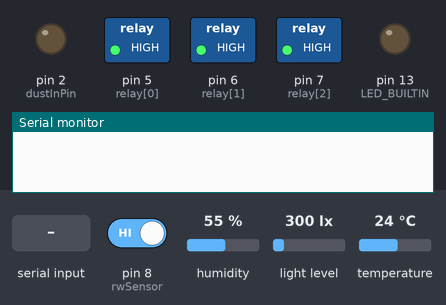
The sketch below on a simulated Arduino Uno, built with avr-gcc and run on an emulated ATmega328P. Shown: switched loads named in the sketch (green lamp = pin HIGH), output pins drawn as LEDs (lit = HIGH), the last lines printed to the serial monitor. Inputs (shaded band) come from the test bench; at power-on: pin 8 (rwSensor) HIGH, humidity 55 %, light level 300 lx, temperature 24 °C.

Above: at 1.2 s.
1.3 s: "x: get\n" received over Serial
At 2.0 s:
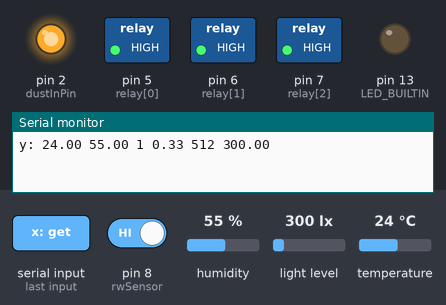
Timing chart, 0 to 4.3 s (numbered marks = the images above; inputs shaded):
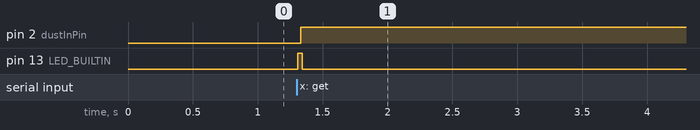

Measured:
- after the input at 1.3 s, pin 2 (dustInPin): LOW → HIGH at once; pin 13 (LED_BUILTIN): LOW → HIGH at once, → LOW 0.04 s later

The sketch:

arduinoConfig.ino
```cpp
#include<Wire.h>
#include<String.h>
#include"SharpGP2Y10.h"//Thư viện cảm biến bụi
#include"DHT.h"//Thư viện cảm biến nhiệt độ
#include<BH1750.h>//Thư viện cảm biến cường độ ánh sáng

//
const int DHTPIN = 4;//khai báo chân cho cảm biến nhiệt độ vào chân digital 4
const int DHTTYPE = DHT11;//chọn cảm biến DHT11
int dustOutPin = A0;//Chân A0 của cảm biến bụi
int dustInPin = 2;//Chân D2 của cảm biến bụi
int rwSensor = 8;//Cảm biến mưa D8
float dustDensity = 0;//Mật độ bụi

int relay[3] = {5, 6, 7};
//Chân In của relay 1 điều khiển bóng đèn
//Chân In của relay 2 điều khiển quạt
//Chân In của relay 3 điều khiển còi cảnh báo

BH1750 lightMeter;//khai báo đối tượng cho cảm biến cường độ ánh sáng
DHT dht(DHTPIN, DHTTYPE);//khai báo đối tượng cho cảm biến nhiệt độ
SharpGP2Y10 dustSensor(dustOutPin, dustInPin);//Khai báo đối tượng cho cảm biến bụi


//Đọc cảm biến nhiệt độ: sử dụng chân D4
void tempHumRead() {
  float h = dht.readHumidity();//đọc giá trị nhiệt độ từ cảm biến
  float t = dht.readTemperature();//đọc giá trị độ ẩm từ cảm biến

  Serial.print(t);
  Serial.print(" ");
  Serial.print(h);
}

void tempControl() {
  float t = dht.readTemperature();
  Serial.println("nhiet do");
  //  if(t >= 30){
  //    digitalWrite(relay[1], LOW);
  //    Serial.println("quat da bat");
  //  }else{
  //    digitalWrite(relay[1], HIGH);
  //    Serial.println("quat da tat");
  //  }
}

//Đọc cảm biến bụi
void dustRead() {
  dustDensity = dustSensor.getDustDensity();
  Serial.print(dustDensity);
}


//Đọc cảm biến cường độ ánh sáng
void lightRead() {
  float lux = lightMeter.readLightLevel();
  Serial.print(lux);
}

void lightControl() {
  float lux = lightMeter.readLightLevel();
  Serial.println("anh sang");
  //  if(lux <= 50.0){
  //    digitalWrite(relay[0], LOW);
  //    Serial.println("den da bat");
  //  }else{
  //    digitalWrite(relay[0], HIGH);
  //    Serial.println("den da tat");
  //  }
}

//Đọc cảm biến khí ga sử dụng chân A1
void gasRead() {
  int value = analogRead(A1);

  Serial.print(value);
}

void gasNotice() {
  /*sent notice if gas level overcome threshold*/
  int value = analogRead(A1);
  Serial.println("khi ga");
  //  if(value >= 400){
  //    digitalWrite(relay[2], LOW);
  //    Serial.println("canh bao");
  //  }else{
  //    digitalWrite(relay[2], HIGH);
  //    Serial.println("khong canh bao");
  //  }
}


//Đọc cảm biến mưa sử dụng chân D8
void rwRead() {
  int value = digitalRead(rwSensor);//lưu giá trị cảm biến vào biến value
  Serial.print(value);
}

void blink() {
  digitalWrite(13, HIGH);
  delay(1000);
  digitalWrite(13, LOW);
  delay(1000);
  digitalWrite(13, HIGH);
  delay(1000);
  digitalWrite(13, LOW);
  delay(1000);
  digitalWrite(13, HIGH);
  delay(1000);
  digitalWrite(13, LOW);
}

//Điều khiển tự động
void autoControl() {
  tempControl();
  lightControl();
  gasNotice();
}

//Điều khiển bán thủ công
void manualControl(String command) {
  if (command.substring(0, 2) == "x:") {
    int pin = 0;
    int state = LOW;
    if (command.substring(3, 6) == "led") {
      pin = relay[0];
    }
    else if (command.substring(3, 6) == "fan") {
      pin = relay[1];
    }
    else if (command.substring(3, 6) == "alarm") {
      pin = relay[2];
    }
    if (command.substring(7) == "on") {
      state = HIGH;
    }
    else   if (command.substring(7) == "off") {
      state = LOW;
    }
    digitalWrite(pin, state);

  }
}


void setup() {
  Serial.begin(9600);
  pinMode(13, OUTPUT);
  pinMode(rwSensor, INPUT); // pinMode ở chế độ nhận tín hiệu vào cho cảm biến
  digitalWrite(rwSensor, HIGH);
  Wire.begin();
  lightMeter.begin();
  //Serial.println(F("BH1750 test begin"));
  dht.begin();

  for (int i = 0; i <= 2; i++) {
    pinMode(relay[i], OUTPUT);
  }
  for (int i = 0; i <= 2; i++) {
    digitalWrite(relay[i], HIGH);
  }

}


void loop() {
  // clear serial terminal
  if (Serial.available() > 0) {
    String data = Serial.readStringUntil('\n');
    //    Serial.print("Mode: ");
    if (data == "x: get" || data == "x: get\n") {
      //      Serial.println("manual");
      digitalWrite(LED_BUILTIN, HIGH);
      Serial.flush();
      Serial.print("y: ");
      tempHumRead();
      Serial.print(" ");
      rwRead();
      Serial.print(" ");
      dustRead();
      Serial.print(" ");
      gasRead();
      Serial.print(" ");
      lightRead();
      Serial.print('\n');
      //      while (1) {
      //        String data_next = Serial.readStringUntil('\n');
      //        manualControl(data_next);
      //        if (data_next == "x: end" || data_next == "x: end\n") {
      //          Serial.println("da ket thuc");
      //          break;
      //        }
      //        delay(500);
      //      }
    }
    //    else {
    //      //      Serial.println("auto");
    //      //      autoControl();
    //      delay(100);

    //    }
  }
  digitalWrite(LED_BUILTIN, LOW);
}
```

SharpGP2Y10.cpp
```cpp
/**************************************************************************/
/*!
@file     SharpGP2Y10.h
@author   lnquy065
@license  GNU GPLv3
@version  1.0
First version of an Arduino Library for the SharpGP2Y10 dust sensor
*/
/**************************************************************************/
#include <Arduino.h>
#include "SharpGP2Y10.h"

SharpGP2Y10::SharpGP2Y10(int voPin, int ledPin) {
    pinMode(ledPin, OUTPUT);
    this->voPin = voPin;
    this->ledPin = ledPin;
}

SharpGP2Y10::SharpGP2Y10(int voPin, int ledPin, float vccVol) {
    pinMode(ledPin, OUTPUT);
    this->voPin = voPin;
    this->ledPin = ledPin;
    this->vccVol = vccVol;
}

void SharpGP2Y10::calc() {
    digitalWrite(ledPin, LOW); //turn on LED
    delayMicroseconds(SharpGP2Y10_SAMPLINGTIME);     //Sampling time
    volMeasured = analogRead(voPin);    //read ADC VoPin

    delayMicroseconds(SharpGP2Y10_DELTATIME);
    digitalWrite(ledPin, HIGH); //turn off LED
    delayMicroseconds(SharpGP2Y10_SLEEPINGTIME);

    calcVoltage = volMeasured * (vccVol / 1024);   //calc real Voltage

    // Linear equation taken from http://www.howmuchsnow.com/arduino/airquality/
    // Chris Nafis (c) 2012
    dustDensity = 0.17 * calcVoltage - 0.1;


    if (dustDensity < 0)
    {
        dustDensity = 0.00;
    }
}

// recalculator
float SharpGP2Y10::getDustDensity()
{
    calc();
    return dustDensity;
}

float SharpGP2Y10::getVotage()
{
    calc();
    return calcVoltage;
}

int SharpGP2Y10::getADC()
{
    calc();
    return volMeasured;
}


//Get fields value only
float SharpGP2Y10::getDustDensityField()
{
    return dustDensity;
}

float SharpGP2Y10::getVotageField()
{
    return calcVoltage;
}

int SharpGP2Y10::getADCField()
{
    return volMeasured;
}
```

SharpGP2Y10.h
```cpp
/**************************************************************************/
/*!
@file     SharpGP2Y10.h
@author   lnquy065
@license  GNU GPLv3
@version  1.0
First version of an Arduino Library for the SharpGP2Y10 dust sensor
*/
/**************************************************************************/


    //Mỗi xung lấy mẫu là 10ms
    //Mỗi xung bật LED là 0.32ms, trong đó:
    //  + 0.28ms: Thời gian lấy mẫu.
    //  + 0.04ms: Thời gian không lấy mẫu.
    // => Qui trình:
    //  + Bật LED, delay 0.28ms
    //  + Đọc Input, delay 0.04ms
    //  + Tắt LED, delay 9.680ms
#define SharpGP2Y10_SAMPLINGTIME 280
#define SharpGP2Y10_DELTATIME 40
#define SharpGP2Y10_SLEEPINGTIME 9680


class SharpGP2Y10
{
  private:
    int voPin;
    int ledPin;
    float dustDensity = 0;
    float volMeasured = 0;
    float calcVoltage = 0;
    float vccVol = 5.0;
    void calc();


  public:
    float getDustDensityField();
    float getDustDensity();

    float getVotageField();
    float getVotage();

    int getADCField();
    int getADC();

    SharpGP2Y10(int, int);
    SharpGP2Y10(int, int, float);
};
```
